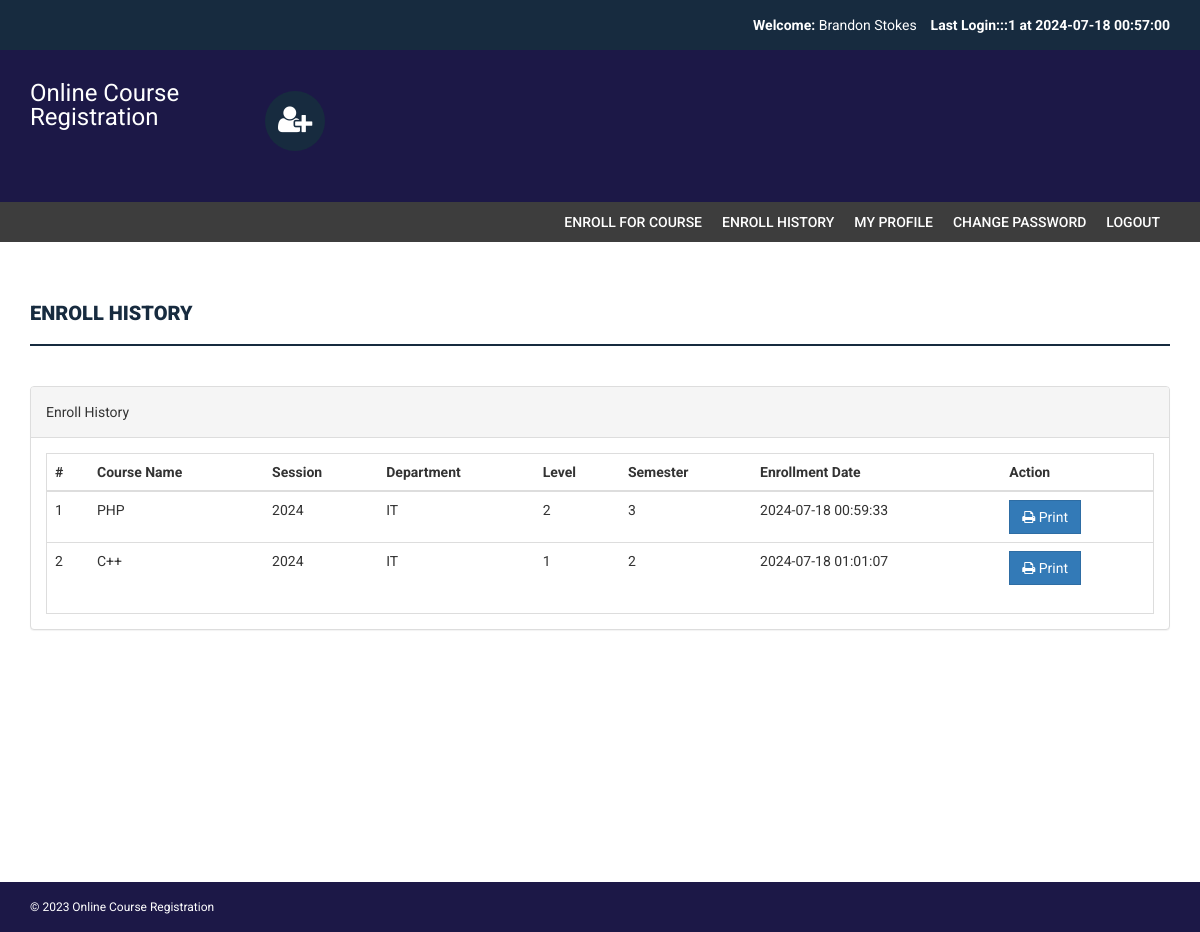
The page /enroll-history.php (signed in) on the database its author committed.
### tables this page shows
CREATE TABLE `courseenrolls` (
  `id` int(11) NOT NULL,
  `studentRegno` varchar(255) DEFAULT NULL,
  `pincode` varchar(255) DEFAULT NULL,
  `session` int(11) DEFAULT NULL,
  `department` int(11) DEFAULT NULL,
  `level` int(11) DEFAULT NULL,
  `semester` int(11) DEFAULT NULL,
  `course` int(11) DEFAULT NULL,
  `enrollDate` timestamp NULL DEFAULT current_timestamp()
);

CREATE TABLE `course` (
  `id` int(11) NOT NULL,
  `courseCode` varchar(255) DEFAULT NULL,
  `courseName` varchar(255) DEFAULT NULL,
  `courseUnit` varchar(255) DEFAULT NULL,
  `noofSeats` int(11) DEFAULT NULL,
  `creationDate` timestamp NULL DEFAULT current_timestamp(),
  `updationDate` varchar(255) DEFAULT NULL
);

CREATE TABLE `session` (
  `id` int(11) NOT NULL,
  `session` varchar(255) DEFAULT NULL,
  `creationDate` timestamp NULL DEFAULT current_timestamp()
);

CREATE TABLE `department` (
  `id` int(11) NOT NULL,
  `department` varchar(255) DEFAULT NULL,
  `creationDate` timestamp NULL DEFAULT current_timestamp()
);

CREATE TABLE `level` (
  `id` int(11) NOT NULL,
  `level` varchar(255) DEFAULT NULL,
  `creationDate` timestamp NULL DEFAULT current_timestamp()
);

CREATE TABLE `semester` (
  `id` int(11) NOT NULL,
  `semester` varchar(255) DEFAULT NULL,
  `creationDate` timestamp NULL DEFAULT current_timestamp(),
  `updationDate` varchar(255) DEFAULT NULL
);

### enroll-history.php (the view, shortened to what this page needs)
<?php
include('includes/config.php');
if(strlen($_SESSION['login'])==0)
    {
header('location:index.php');
}
else{
?>
<!DOCTYPE html>
<html xmlns="http://www.w3.org/1999/xhtml">
<head>
    <link href="assets/css/bootstrap.css" rel="stylesheet" />
    <link href="assets/css/font-awesome.css" rel="stylesheet" />
    <link href="assets/css/style.css" rel="stylesheet" />
</head>
<body>
<?php include('includes/header.php');?>
<?php if($_SESSION['login']!="")
{
 include('includes/menubar.php');
}
 ?>
    <div class="content-wrapper">
        <div class="container">
              <div class="row">
                    <div class="col-md-12">
                        <h1 class="page-head-line">Enroll History  </h1>
                    </div>
                </div>
                <div class="row" >
                <div class="col-md-12">
                    <div class="panel panel-default">
                        <div class="panel-heading">
                           Enroll History
                        </div>
                        <div class="panel-body">
                            <div class="table-responsive table-bordered">
                                <table class="table">
                                    <thead>
                                        <tr>
                                            <th>#</th>
                                            <th>Course Name </th>
                                            <th>Session </th>
                                            <th> Department</th>
                                             <th>Level</th>
                                                <th>Semester</th>
                                             <th>Enrollment Date</th>
                                             <th>Action</th>
                                        </tr>
                                    </thead>
                                    <tbody>
<?php
$sql=mysqli_query($con,"select courseenrolls.course as cid, course.courseName as courname,session.session as session,department.department as dept,level.level as level,courseenrolls.enrollDate as edate ,semester.semester as sem from courseenrolls join course on course.id=courseenrolls.course join session on session.id=courseenrolls.session join department on department.id=courseenrolls.department join level on level.id=courseenrolls.level  join semester on semester.id=courseenrolls.semester  where courseenrolls.studentRegno='".$_SESSION['login']."'");
$cnt=1;
while($row=mysqli_fetch_array($sql))
{
?>
                                        <tr>
                                            <td><?php echo $cnt;?></td>
                                            <td><?php echo htmlentities($row['courname']);?></td>
                                            <td><?php echo htmlentities($row['session']);?></td>
                                            <td><?php echo htmlentities($row['dept']);?></td>
                                            <td><?php echo htmlentities($row['level']);?></td>
                                            <td><?php echo htmlentities($row['sem']);?></td>
                                             <td><?php echo htmlentities($row['edate']);?></td>
                                            <td>
                                            <a href="print.php?id=<?php echo $row['cid']?>" target="_blank">
<button class="btn btn-primary"><i class="fa fa-print "></i> Print</button> </a>
                                            </td>
                                        </tr>
<?php
$cnt++;
} ?>
                                    </tbody>
                                </table>
                            </div>
                        </div>
                    </div>
                </div>
            </div>
        </div>
    </div>
  <?php include('includes/footer.php');?>
</body>
</html>
<?php } ?>

### includes/header.php (shortened to what this page needs)
<?php
include("includes/config.php");
?>
<?php if($_SESSION['login']!="")
{?>
<header>
        <div class="container">
            <div class="row">
                <div class="col-md-12">
                    <strong>Welcome: </strong><?php echo htmlentities($_SESSION['sname']);?>
                    <strong>Last Login:<?php
        $ret=mysqli_query($con,"SELECT  * from userlog where studentRegno='".$_SESSION['login']."' order by id desc limit 1,1");
                    $row=mysqli_fetch_array($ret);
                    echo $row['userip']; ?> at <?php echo $row['loginTime'];?></strong>
                </div>
            </div>
        </div>
    </header>
    <?php } ?>
    <div class="navbar navbar-inverse set-radius-zero">
        <div class="container">
            <div class="navbar-header">
                <a class="navbar-brand" href="#" style="color:#fff; font-size:24px;4px; line-height:24px; ">
                   Online Course Registration
                </a>
            </div>
            <div class="left-div">
                <i class="fa fa-user-plus login-icon" ></i>
        </div>
            </div>
        </div>

### assets/css/style.css (style rules this page uses)
body { font-family: 'Roboto', sans-serif; line-height: 30px; }
.set-radius-zero { border-radius: 0px; -moz-border-radius: 0px; -webkit-border-radius: 0px; }
.content-wrapper { margin-top: 40px; min-height: 600px; padding-bottom: 60px; }
.page-head-line { font-weight: 900; padding-bottom: 20px; border-bottom: 2px solid #172b3f; text-transform: uppercase; color: #172b3f; font-size: 20px; margin-bottom: 40px; }
.btn { border-radius: 0px; -webkit-border-radius: 0px; -moz-border-radius: 0px; }
.login-icon { height: 60px; width: 60px; padding: 13px; border-radius: 50%; font-size: 30px; margin-bottom: 20px; color: #fff; text-align: center; cursor:pointer; background-color:#172b3f; -webkit-border-radius:50%; -moz-border-radius:50%; }
header { background-color: #172b3f; color: #fff; padding: 10px; text-align: right; }
.left-div { padding-left: 30px; margin-top: 40px; margin-bottom: 30px; }
.navbar-brand { width: 250px; padding-top: 30px; }
.navbar-inverse { background-color: #1c1847; border-color: transparent; }
.navbar { margin-bottom: 0px; }

### rows shown on the page
courseenrolls: course.courseName "PHP", session.session "2024", department.department "IT", level.level "2", semester.semester "3", enrollDate "2024-07-18 00:59:33"
courseenrolls: course.courseName "C++", session.session "2024", department.department "IT", level.level "1", semester.semester "2", enrollDate "2024-07-18 01:01:07"

### other values the page prints
$_SESSION['sname'] "Brandon Stokes"
$row['userip'] "::1"
$row['loginTime'] "2024-07-18 00:57:00"
